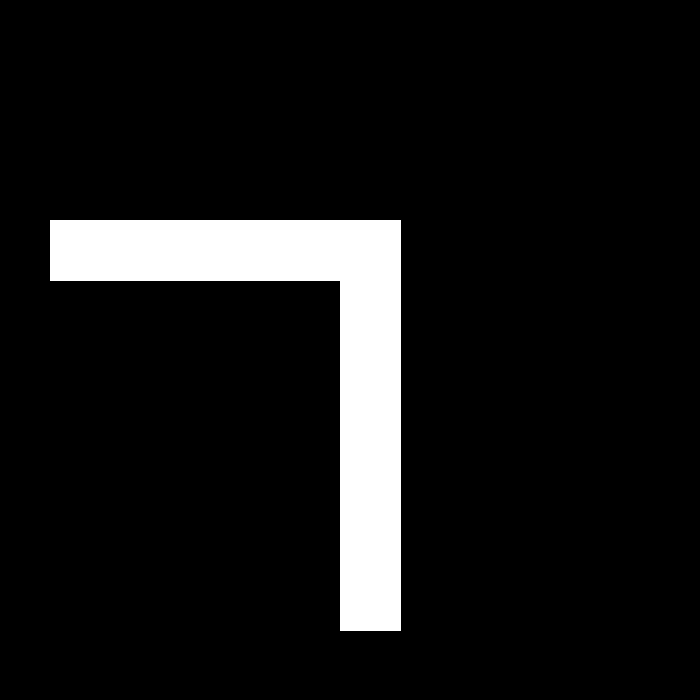
#> input picture L_map.png, 700 x 700 px, found by its file name
$ python pdr_particle_filter.py
#> lines starting #> are read from the running program, lines starting #| are printed output that depends on the picture; after the words box and inside, x2 and y2 are one past the last pixel; in counts of white or black regions, pixels touching at a corner belong together
import numpy as np
import pandas as pd
import matplotlib.pyplot as plt
import cv2
import glob
import collections
import time
from scipy.signal import find_peaks

# ============================================================
# 1. 定数・スケールの設定
# ============================================================
# マップ仕様（L_map.png の生成コードより）
# 横通路: x=50〜400, y=220〜280 (長さ350px, 幅60px)
# 縦通路: x=340〜400, y=280〜630 (長さ350px, 幅60px)
REAL_LENGTH_M = 8.75     # 現実のL字直線部の長さ (m)
MAP_LENGTH_P  = 350.0    # 地図上のL字直線部の長さ (px)
M_TO_PIXEL    = MAP_LENGTH_P / REAL_LENGTH_M  # 40 px/m

# 初期位置：横通路の左端中央
START_X = 70.0   # x=50（壁）から少し内側
START_Y = 250.0  # y=220〜280の中央 → 250

# ============================================================
# 2. パーティクルフィルタのパラメータ
# ============================================================
N_PARTICLES  = 500
SIGMA_STEP   = 0.5           # 移動量ノイズ (px)：手持ちのブレに対応して少し大きめ
SIGMA_ANGLE  = np.deg2rad(6) # 角度ノイズ (rad)：コーナーを曲がりやすくする

# ステップ検出パラメータ（timestamp単位＝秒）
STEP_PEAK_HEIGHT   = 0.2   # 手持ちの揺れを拾えるよう低めに設定
STEP_MIN_INTERVAL  = 6     # 最小ステップ間隔（約0.16秒 @ 50Hz）

# Weinberg モデルの係数
# 手持ちでは加速度の振れ幅が大きくなりやすいため小さめに設定
# 推定歩幅の目安：0.6〜0.8m/歩 → 24〜32px/歩
WEINBERG_K = 0.35

# 軌跡平滑化用バッファ
SMOOTH_WINDOW = 5  # 小さくして曲がり角の遅延を減らす

# 全滅リカバリ時の再配置ノイズ (px)
RECOVERY_SIGMA = 8.0

# ジャイロドリフト補正：長時間の積分誤差を緩やかに抑える減衰係数
# 1.0=補正なし / 0.999=1ステップごとに0.1%ずつ0方向へ引き戻す
ANGLE_DECAY = 0.999

# ============================================================
# 3. ユーティリティ関数
# ============================================================

def compute_acc_magnitude(df):
    """3軸合成加速度を計算する（向きに依存しない）"""
    return np.sqrt(df['acc_x']**2 + df['acc_y']**2 + df['acc_z']**2)


# [60 lines left out: functions detect_steps, estimate_step_length_px, get_yaw_rate, resample_if_needed, not called in this run]


# ============================================================
# 4. マップの読み込みと前処理
# ============================================================
img_path = "L_map.png"
img_gray = cv2.imread(img_path, cv2.IMREAD_GRAYSCALE)
#> img_gray: shape (700, 700); 8.7% white; 1 white region, box (x1, y1, x2, y2) and area: (50, 220, 401, 631) 42761
_, binary = cv2.threshold(img_gray, 127, 255, cv2.THRESH_BINARY)
h, w = binary.shape
#> h = 700; w = 700

# 壁際を削って通路中央に誘導するマップ
kernel       = np.ones((5, 5), np.uint8)
binary_for_pf = cv2.erode(binary, kernel, iterations=4)
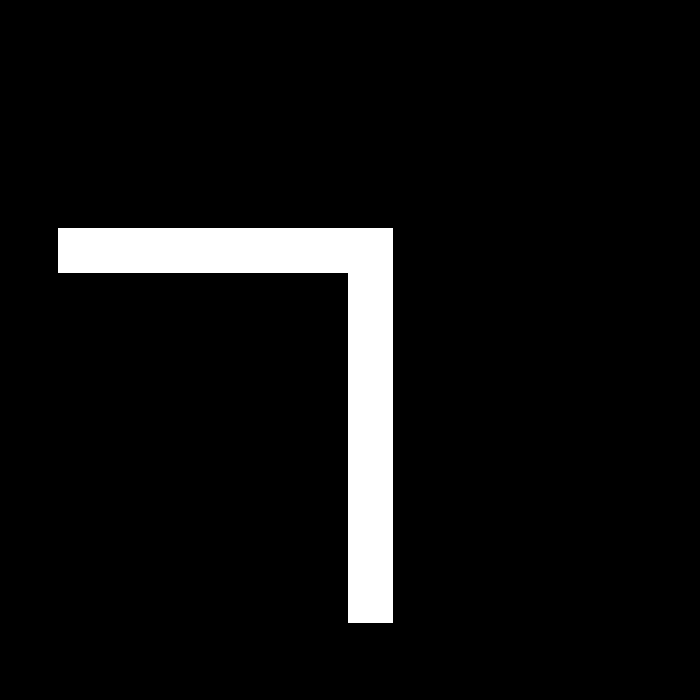
#> binary_for_pf: shape (700, 700); 6.3% white; 1 white region, box (x1, y1, x2, y2) and area: (58, 228, 393, 623) 30825

# 距離変換マップ（壁からの距離が大きいほど値が大きい → 中央ほど重みが高い）
dist_map = cv2.distanceTransform(binary_for_pf, cv2.DIST_L2, 5)
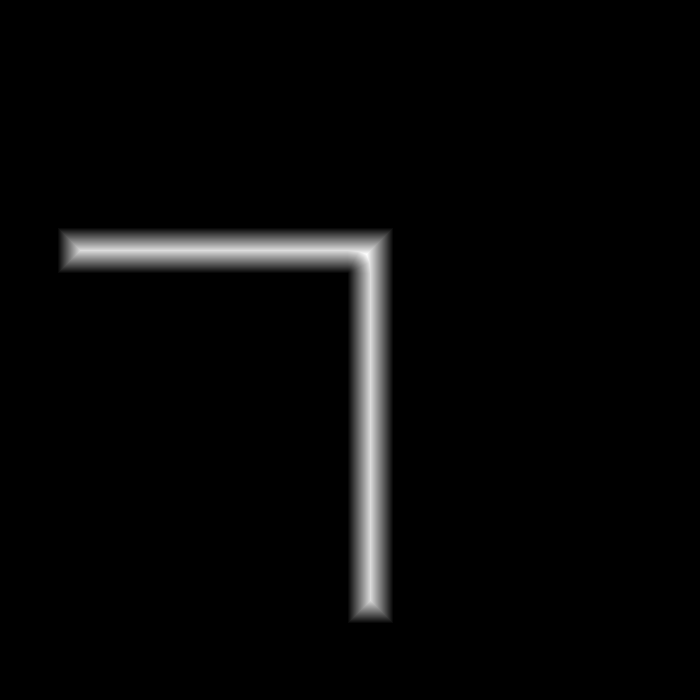
#> dist_map: shape (700, 700) float32; min 0, max 26.6, mean 0.7; drawn with min black and max white
dist_max = dist_map.max()
#> dist_max = 26.6
if dist_max > 0:
    dist_map = dist_map / dist_max  # 0〜1 に正規化

# ============================================================
# 5. CSVファイルの読み込み
# ============================================================
file_list = glob.glob("pdr_log_*.csv")
file_list.sort()

if not file_list:
    print("CSVファイルが見つかりません。")
    exit()
#> (the program exits here)

$ run again, with L.png copied over L_map.png
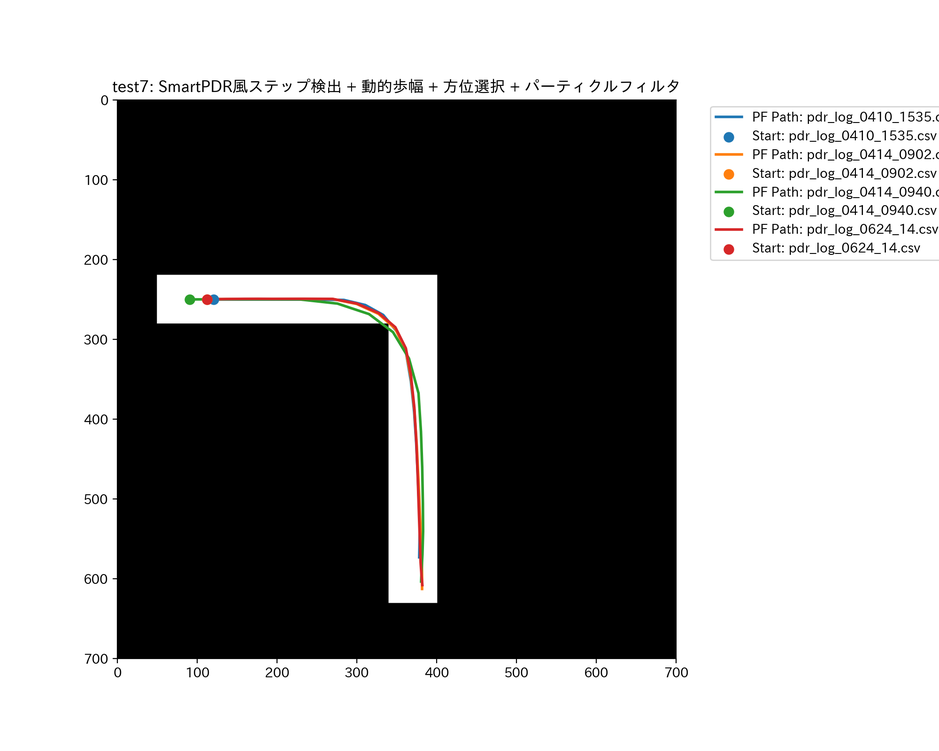
#> input picture L.png, 939 x 751 px, shrunk from 2000 x 1600 before the run, found by its file name
#> `_, binary = cv2.threshold(img_gray, 127, 255, cv2.THRESH_BINARY)`:
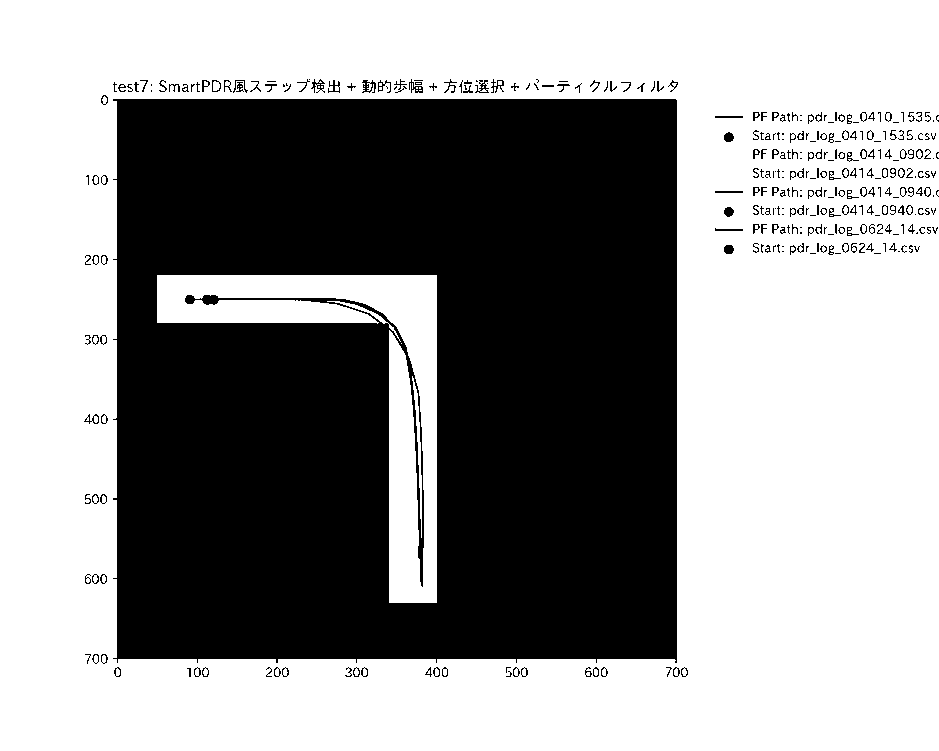
#> binary: shape (751, 939); 58.1% white; 328 black regions (140 under 20 px), largest, box (x1, y1, x2, y2) and area: (113, 99, 677, 663) 288707, (362, 80, 376, 93) 97, (475, 80, 489, 93) 81
#> binary_for_pf: shape (751, 939); 46% white; 4 white regions, box (x1, y1, x2, y2) and area: (0, 0, 939, 751) 317167, (165, 283, 429, 404) 4843, (397, 363, 414, 595) 2404, (741, 201, 745, 221) 61
#> `dist_map = cv2.distanceTransform(binary_for_pf, cv2.DIST_L2, 5)`:
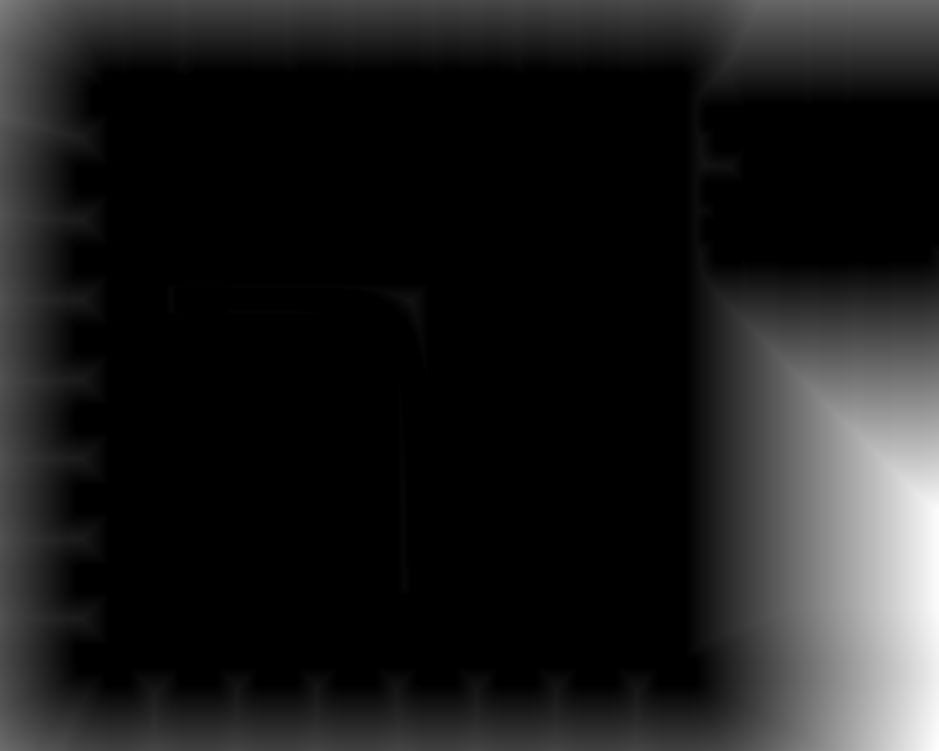
#> dist_map: shape (751, 939) float32; min 0, max 256.4, mean 29; drawn with min black and max white
#> dist_max = 256.4

$ run again, with Real.png copied over L_map.png
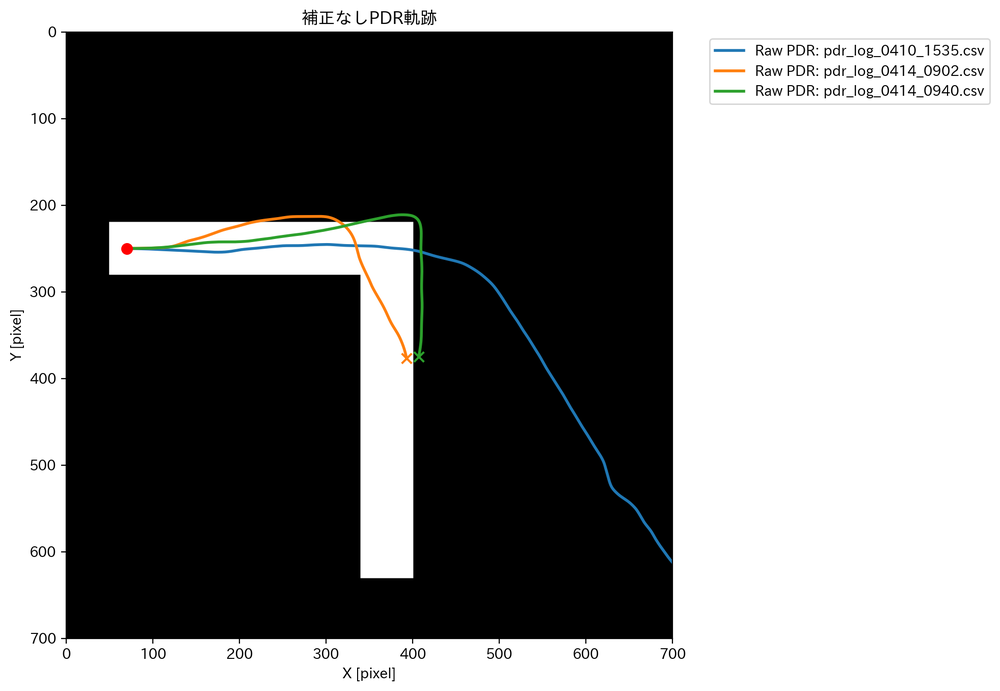
#> input picture Real.png, 1000 x 691 px, shrunk from 1963 x 1356 before the run, found by its file name
#> `_, binary = cv2.threshold(img_gray, 127, 255, cv2.THRESH_BINARY)`:
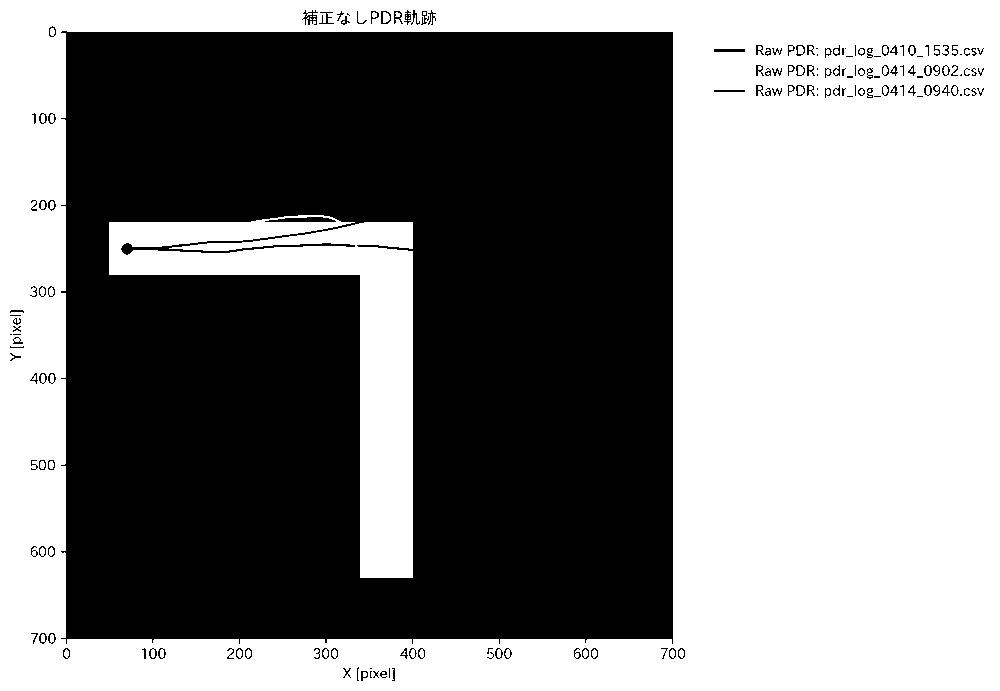
#> binary: shape (691, 1000); 50.5% white; 168 black regions (49 under 20 px), largest, box (x1, y1, x2, y2) and area: (61, 31, 673, 644) 337063, (265, 217, 336, 222) 251, (302, 10, 318, 25) 103
#> binary_for_pf: shape (691, 1000); 40.5% white; 6 white regions, box (x1, y1, x2, y2) and area: (0, 0, 1000, 691) 262873, (117, 254, 405, 570) 13820, (29, 305, 58, 365) 1630, (117, 230, 252, 239) 652, (346, 647, 392, 663) 584, (350, 230, 405, 239) 338
#> `dist_map = cv2.distanceTransform(binary_for_pf, cv2.DIST_L2, 5)`:
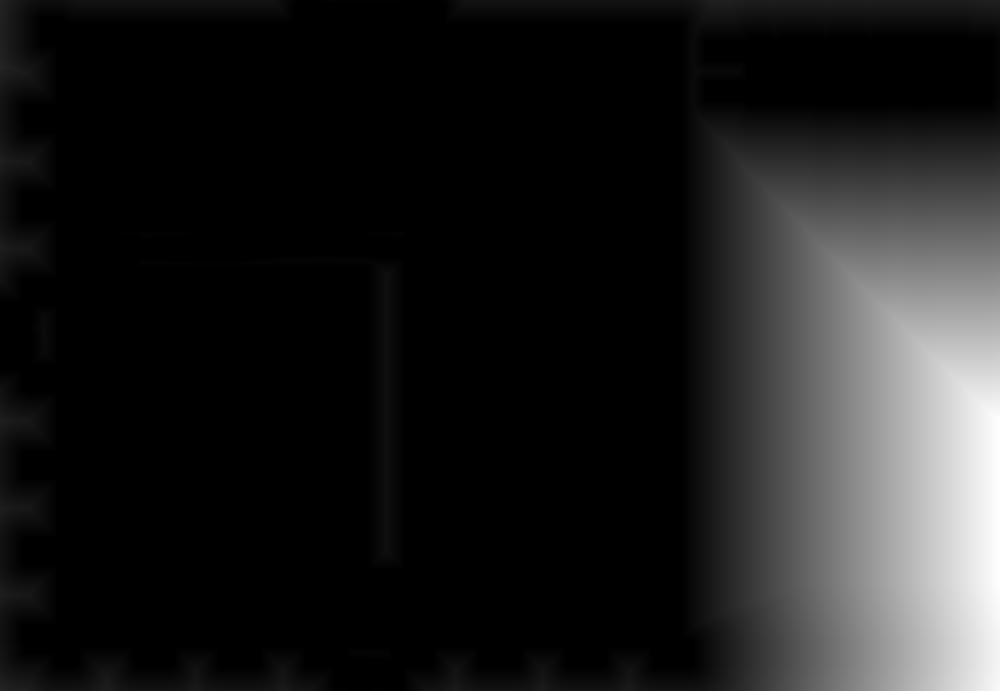
#> dist_map: shape (691, 1000) float32; min 0, max 319, mean 36.9; drawn with min black and max white
#> dist_max = 319
